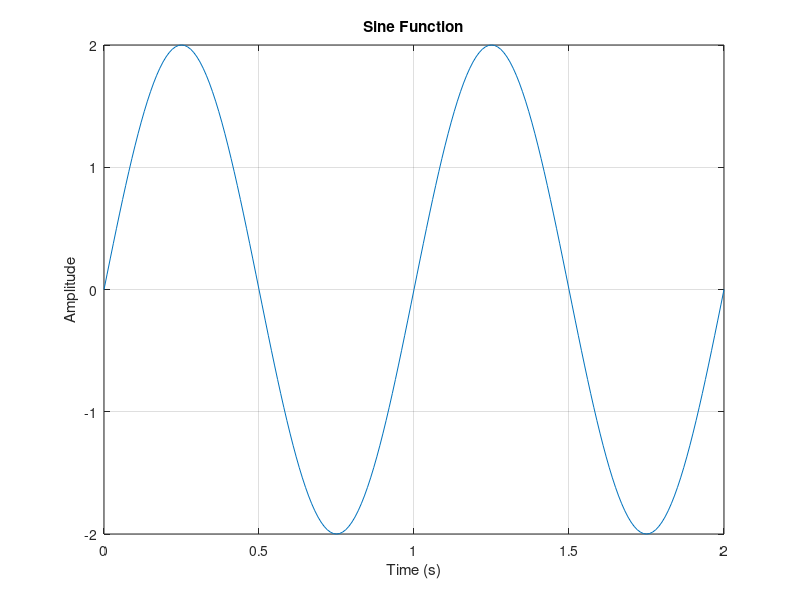
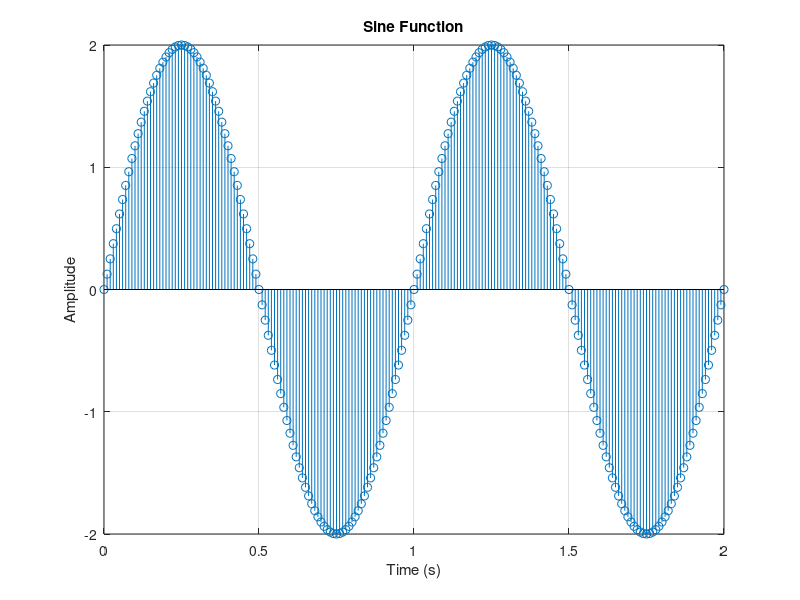
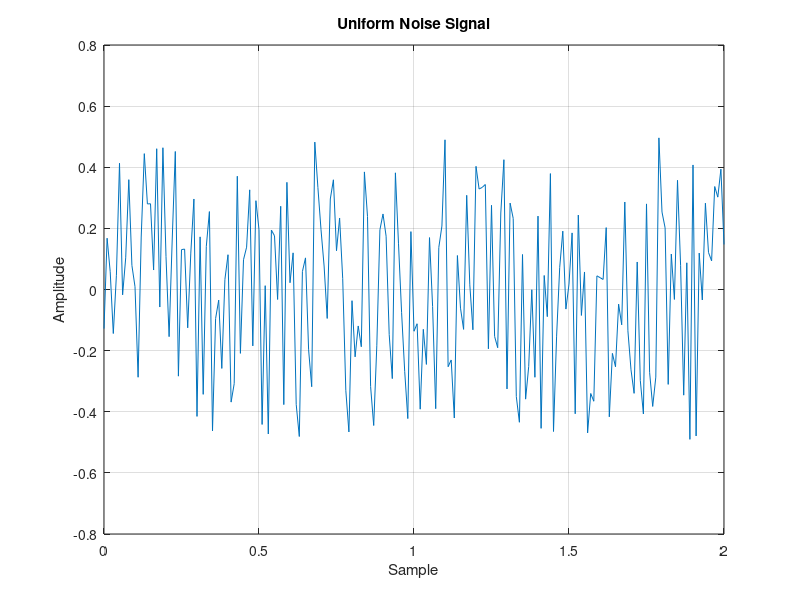
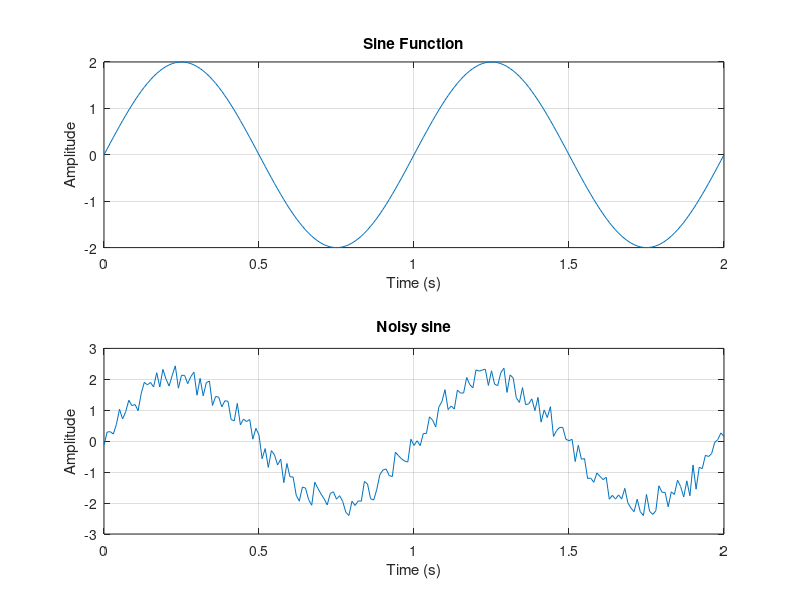

MATLAB code to generate these figures, in order:
%% *Homework 1*

%% Clear the workspace
close all;
clear;
clc;

%% Homework 1_1
%
% This cell is about, plotting Sine wave with "plot function" and "stem function"
%
% Now we declare variables first
%
Ts = 0.01;
amp = 2;
t = 0:Ts:2;
f0 = 1;
w = 2 * pi * f0;
signal = amp * sin(w * t);
%%%
% Now we plot signla with two functions "plot and stem"
%
figure('Name', 'Sine Plot');
plot(t, signal, 'LineWidth', 0.5);
xlabel('Time (s)');
ylabel('Amplitude');
title('Sine Function');
grid on;

figure('Name', 'Sine Stem');
stem(t, signal, 'LineWidth', 0.5);
xlabel('Time (s)');
ylabel('Amplitude');
title('Sine Function');
grid on;
%% Homework1_2
%
% This cell is about showing uniform random noise and adding it with sinusoidal wave
% Now first declare variables that we need for this task
%
Ts = 0.01;
amp = 2;
t = 0:Ts:2;
f0 = 1;
w = 2 * pi * f0;
signal = amp * sin(w * t);
size_t = size(t);
%%%
% Here we declare the signals we want to plot
%
stochastic_signal = rand(1, size_t(2)) - 0.5;
noisy_signal = signal + stochastic_signal;
%%%
% Plotting the Uniform Noise Signal
%
figure('Name', 'Uniform Noise Signal');
plot(t, stochastic_signal);
title('Uniform Noise Signal');
xlabel('Sample');
ylabel('Amplitude');
grid on;
%%%
% Plotting sine wave with and without noise
%
figure('Name', 'Sine Waves');
subplot(2, 1, 1)
plot(t, signal);
title('Sine Function');
xlabel('Time (s)');
ylabel('Amplitude');
grid on;

subplot(2, 1, 2)
plot(t, noisy_signal);
title('Noisy sine');
xlabel('Time (s)');
ylabel('Amplitude');
grid on;

%% Homework1_3
%
% In this task we use "conv" function to convolve sinusoidal wave with "Moving average"
% This task splits in two parts:
% Firstly, we have M1=0,M2=20 so we should designate variables in order to meet the needs
%
% Now we declare variables
Ts = 0.01;
amp = 2;
t = 0:Ts:2;
f0 = 1;
w = 2 * pi * f0;
signal = amp * sin(w * t);
size_t = size(t);
M1 = 0;
M2 = 20;
amp_mov = 1 / (M1 + M2 + 1);
uni = ones(1, M1 + M2 + 1);
%%%
% Here we declare the signals needed to plot
%
stochastic_signal = rand(1, size_t(2)) - 0.5;
noisy_signal = signal + stochastic_signal;
smoothed_sine = amp_mov * conv(noisy_signal, uni, 'same');
%%%
% Here we plot the Signal after convolution and before convolution
%
figure('Name', 'Moving Averaged Sine');
plot(t, smoothed_sine);
title('Moving Averaged Sine');
xlabel('Time (s)');
ylabel('Amplitude');
grid on;
hold on
plot(t, signal);
legend("Convolved Signal", "Original Signal");
%
%% homework1_3_2
% In this part we want to do the same as latest task but with different M1 and M2
% We set M1=M2=10 and try to plot the wave and see how much difference it shows
%
% Now we declare variables needed to complete the task
Ts = 0.01;
amp = 2;
t = 0:Ts:2;
f0 = 1;
w = 2 * pi * f0;
signal = amp * sin(w * t);
size_t = size(t);
M1 = 10;
M2 = 10;
amp_mov = 1 / (M1 + M2 + 1);
%%%
% Here we declare signals needed to plot
stochastic_signal = rand(1, size_t(2)) - 0.5;
noisy_signal = signal + stochastic_signal;
uni = ones(1, 21);
smoothed_sine = amp_mov * conv(uni, noisy_signal);
shifted_sine = smoothed_sine(M1 + M2 + 1:end);
%%%
% We plot convolved signal and sine signal
figure('Name', 'Moving Averaged Sine');
subplot(2, 1, 1)
plot(t, shifted_sine);
title('shifted Sine');
xlabel('Time (s)');
ylabel('Amplitude');
grid on;

subplot(2, 1, 2)
plot(t, signal);
title('sine');
xlabel('Time (s)');
ylabel('Amplitude');
grid on;
%%%
% After plotting we see that we have delays when we are using conv function
% Also we see that if we use M1=M2=10 compare to M1=0, M2=20, we have more delays

%% Homework1_4

Ts = 0.01;
amp = 2;
t = 0:Ts:2;
f0 = 1;
w = 2 * pi * f0;
signal = amp * sin(w * t);
size_t = size(t);
stochastic_signal = rand(1, size_t(2)) - 0.5;
noisy_signal = signal + stochastic_signal;
M1 = 0;
M2 = 20;
amp_mov = 1 / (M1 + M2 + 1);
n = -M1:M2;
N = size_t(2);
uni = ones(1, M1 + M2 + 1);
transfer_function = amp_mov * uni;
filtered_signal = filter(transfer_function, 1, noisy_signal);
smoothed_sine = amp_mov * conv(noisy_signal, uni, 'same');
figure('Name', 'Moving Averaged Sine');
plot(t, smoothed_sine);
title('Moving Averaged Sine');
xlabel('Time (s)');
ylabel('Amplitude');
grid on;
hold on
plot(t, filtered_signal);
legend("Convolved Signal", "filtered Signal");
%% Homework1_5
